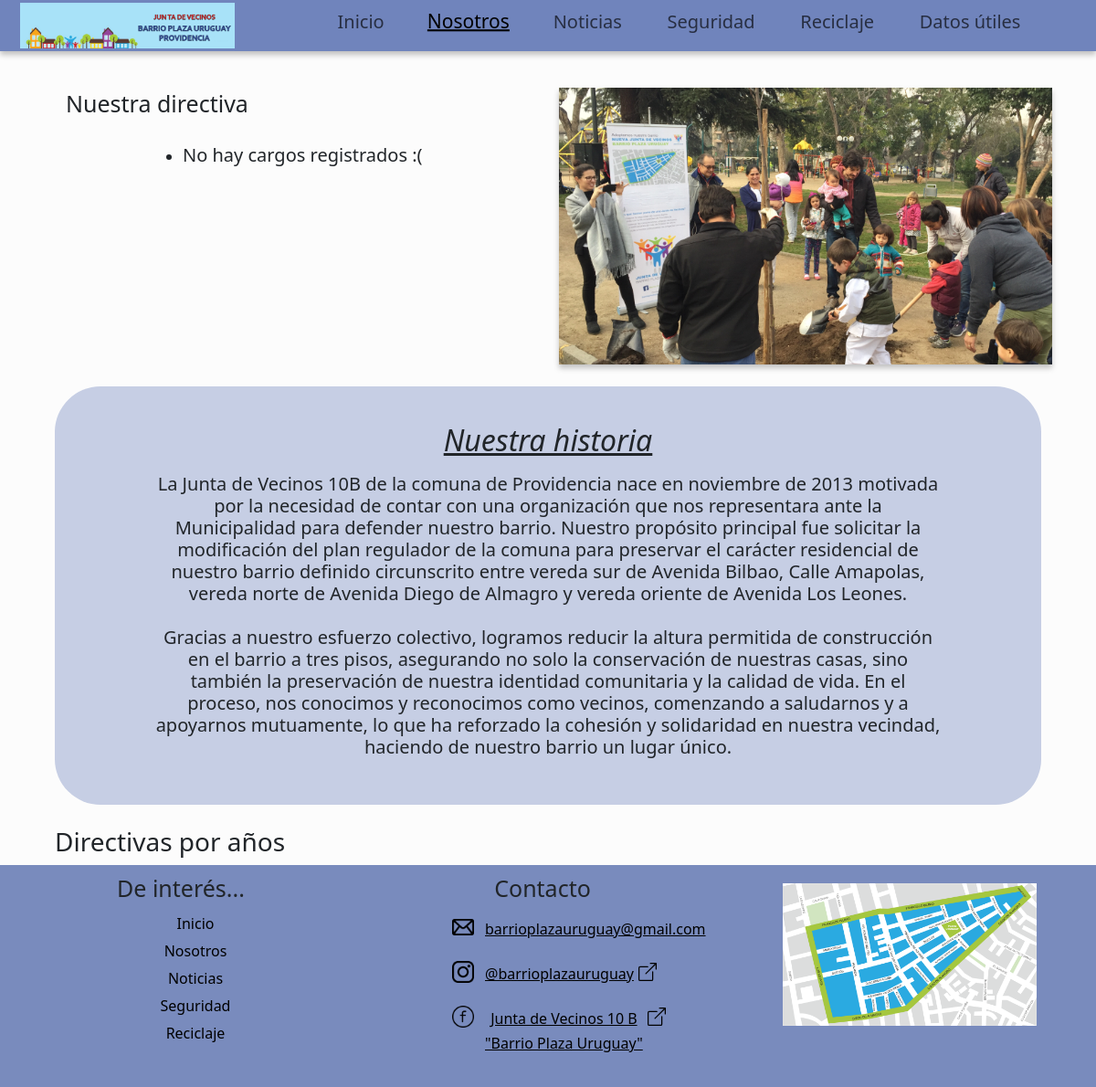
The app's page /nosotros/, older data.
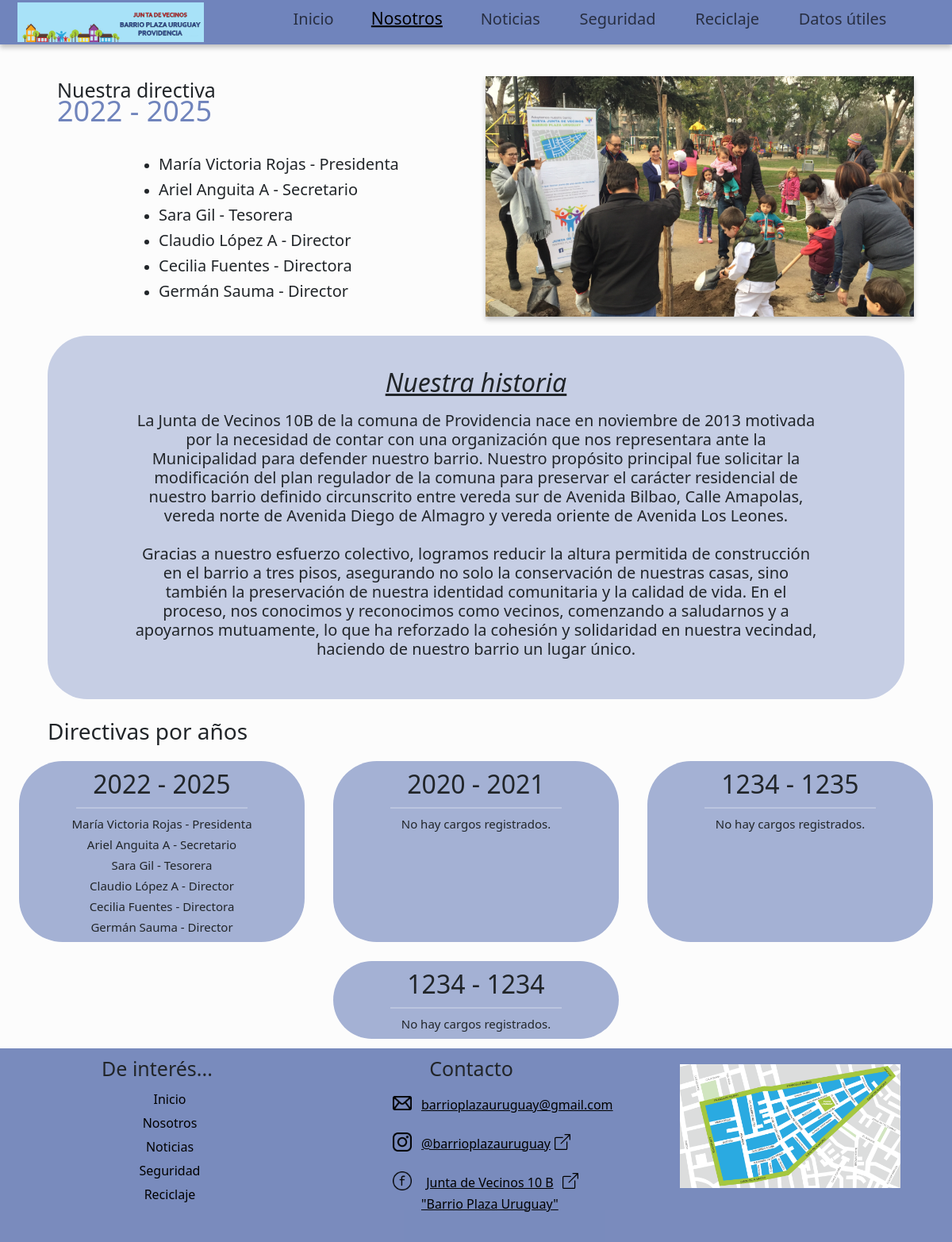
The same page, newer data.
### directivas/models.py (models this page shows, shortened)
class Directivas(models.Model):
    anio_inicio = models.IntegerField()
    anio_fin = models.IntegerField()
    nombre = models.CharField(max_length=50, blank=True, null=True)

class Cargos(models.Model):
    nombre = models.CharField(max_length=100)
    cargo = models.CharField(max_length=100)
    id_directiva = models.ForeignKey(Directivas, on_delete=models.CASCADE)

### directivas/views.py (the view)
# urls.py: path('nosotros/', vd.nosotros),
def nosotros(request):
    max_anio_fin = Directivas.objects.aggregate(Max('anio_fin'))['anio_fin__max']
    directiva_mayor_anio = Directivas.objects.filter(anio_fin=max_anio_fin).first()
    if directiva_mayor_anio:
        cargos_mayor = Cargos.objects.filter(id_directiva=directiva_mayor_anio.id)
    else:
        cargos_mayor = []
    directivas = Directivas.objects.prefetch_related('cargos_set').order_by('-anio_fin')
    return render(request, 'nosotros.html', {
        'directiva_mayor': directiva_mayor_anio,
        'cargos_mayor': cargos_mayor,
        'directivas': directivas,
    })

### directivas/templates/nosotros.html (shortened to what this page needs)
{%extends "index.html"%}
{%load static%}
{%block content%}
    <div class="nosotros">
        <div class="primera-seccion">
            <div class="contentL content">
                <div class="text">
                    <div class="title">
                        <h3> Nuestra directiva </h3>
                        <h2><span class="resaltadoPlaza">{% if directiva_mayor %} {{ directiva_mayor.nombre }} {% endif %}</span></h2>
                    </div>
                    <p class="parrafoEntrada">
                        <div class="directiva-principal">
                            <ul>
                                {% for cargo in cargos_mayor %}
                                <li><h5>{{cargo.nombre}} - {{cargo.cargo}}</h5></li>
                                {% empty %}
                            <li><h5>No hay cargos registrados :(</h5> </li>
                            {% endfor %}
                            </ul>
                        </div>
                    </p>
                </div>
            </div>
            <div class="contentR content">
                <img id="mapa" src="{% static 'img/fotoDirectivas.jpg' %}" alt="mapa">
            </div>
        </div>
        <div class="segunda-seccion">
            <div class="text">
                <div class="title">
                <h2>Nuestra historia</h2>
                </div>
            <div >
                <h5>
                    La Junta de Vecinos 10B de la comuna de Providencia nace en noviembre de 2013 motivada por la necesidad de contar con una organización que nos representara ante la Municipalidad para defender nuestro barrio. Nuestro propósito principal fue solicitar la modificación del plan regulador de la comuna para preservar el carácter residencial de nuestro barrio definido circunscrito entre vereda sur de Avenida Bilbao, Calle Amapolas, vereda norte de Avenida Diego de Almagro y vereda oriente de Avenida Los Leones.
                    <br><br>
                    Gracias a nuestro esfuerzo colectivo, logramos reducir la altura permitida de construcción en el barrio a tres pisos, asegurando no solo la conservación de nuestras casas, sino también la preservación de nuestra identidad comunitaria y la calidad de vida. En el proceso, nos conocimos y reconocimos como vecinos, comenzando a saludarnos y a apoyarnos mutuamente, lo que ha reforzado la cohesión y solidaridad en nuestra vecindad, haciendo de nuestro barrio un lugar único.
                    </h5>
            </div>
            </div>
        </div>
        <div class="tercera-seccion">
            <h3>Directivas por años</h3>
            <div class="container-directivas">
                {% for directiva in directivas %}
                <div class="directiva">
                    <div>
                        <h2>{{ directiva.nombre }}</h2>
                        <hr>
                        {% for cargo in directiva.cargos_set.all %}
                            <h5>{{ cargo.nombre }} - {{ cargo.cargo }}</h5>
                        {% empty %}
                            <h5>No hay cargos registrados.</h5>
                        {% endfor %}
                    </div>
                </div>
                {% endfor %}
            </div>
        </div>
    </div>
{%endblock%}

### Junta10B/templates/index.html (shortened to what this page needs)
{% load static %}
<!DOCTYPE html>
<html lang="en">
<head>
    <link type="text/css" rel="stylesheet" href="{% static 'styles/General.css' %}">
    <link type="text/css" rel="stylesheet" href="{% static 'styles/Inicio.css' %}">
    <link type="text/css" rel="stylesheet" href="{% static 'styles/directivas.css' %}">
    <link type="text/css" rel="stylesheet" href="{% static 'styles/seguridad.css' %}">
    <link type="text/css" rel="stylesheet" href="{% static 'styles/datos_utiles.css' %}">
    <link type="text/css" rel="stylesheet" href="{% static 'styles/reciclaje.css' %}">
    <link type="text/css" rel="stylesheet" href="{% static 'styles/animaciones.css' %}">
    <link href="https://cdn.jsdelivr.net/npm/bootstrap@5.3.3/dist/css/bootstrap.min.css" rel="stylesheet">
</head>
<body style="padding-top: 56px; background-color: #fcfcfc;">
    <div id="cuerpo">
        {% include "NAVBAR.html" %}
        <div class="contenido">
            {%block content%}{%endblock%}
        </div>
        {% include "footer.html" %}
    </div>
</body>
</html>

### Junta10B/templates/NAVBAR.html (shortened to what this page needs)
{% load static %}
<nav class="navbar navbar-expand-lg fixed-top">
    <div class="container-fluid">
        <a class="navbar-brand" href="#">
            <img src="{% static 'img/logo editado.png' %}" alt="" style="height: 50px; margin-left: 10px;">
        </a>
        <div class="collapse navbar-collapse" id="navbarSupportedContent">
            <ul class="navbar-nav ms-auto mb-2 mb-lg-0">
                <li class="nav-item">
                    <a class="nav-link {% if request.path == '/inicio/' %}active{% endif %}" href="/inicio"><h5>Inicio</h5></a>
                </li>
                <li class="nav-item">
                    <a class="nav-link {% if request.path == '/nosotros/' %}active{% endif %}" href="/nosotros"><h5>Nosotros</h5></a>
                </li>
                <li class="nav-item">
                    <a class="nav-link {% if request.path == '/noticias/' %}active{% endif %}" href="/noticias"><h5>Noticias</h5></a>
                </li>
                <li class="nav-item">
                    <a class="nav-link {% if request.path == '/seguridad/' %}active{% endif %}" href="/seguridad"><h5>Seguridad</h5></a>
                </li>
                <li class="nav-item">
                    <a class="nav-link {% if request.path == '/reciclaje/' %}active{% endif %}" href="/reciclaje"><h5>Reciclaje</h5></a>
                </li>
                <li class="nav-item">
                    <a class="nav-link {% if request.path == '/datos-utiles/' %}active{% endif %}" href="/datos-utiles"><h5>Datos útiles</h5></a>
                </li>
            </ul>
        </div>
    </div>
</nav>

### Junta10B/templates/footer.html (shortened to what this page needs)
{% load static %}
<div class="footer-container text-center" id="footer">
    <div>
        <h1>De interés...</h1>
        <ul>
             <li><a href="/inicio">Inicio</a></li>
             <li><a href="/nosotros">Nosotros</a></li>
             <li><a href="">Noticias</a></li>
             <li><a href="">Seguridad</a></li>
             <li><a href="">Reciclaje</a></li>
        </ul>
    </div>
    <div>
        <h1>Contacto</h1>
        <div id="mail" class="contact">
            <a href="mailto:barrioplazauruguay@gmail.com">
                <img src="{% static 'img/mail.png' %}" alt="Mail">
                <h5>barrioplazauruguay@gmail.com</h5>
            </a>
        </div>
        <div id="ig"  class="contact">
            <a href="https://www.instagram.com/barrioplazauruguay/?utm_source=ig_web_button_share_sheet">
                <img src="{% static 'img/IG.png' %}" alt="Instagram">
                <h5>@barrioplazauruguay</h5>
            </a>
        </div>
        <div ig="fb"  class="contact">
            <a href="https://www.facebook.com/juntadevecinosbarrioplazauruguay?locale=es_LA&_rdc=1&_rdr">
                <img src="{% static 'img/FB.png' %}" alt="Facebook">
                <div class="nombreFB">
                    <h5>Junta de Vecinos 10 B </h5>
                    <h5>"Barrio Plaza Uruguay"</h5>
                </div>
            </a>
        </div>
    </div>
    <div>
        <img id="mapa" src="{% static 'img/mapa.png' %}" alt="mapa">
    </div>
</div>

### Junta10B/static/styles/General.css (style rules this page uses)
.contenido { min-height: 90vh; }
#cuerpo .footer-container { display: flex; background-color: #344f9ba6; min-height: 16vw; height: fit-content; }
.footer-container { width: 100%; }
.footer-container div { width: 33%; margin-bottom: 10px; }
.footer-container div h1 { font-size: 25px; margin-top: 10px; }
.footer-container div h5 { margin-top: .4vw; font-size: 16px; }
.footer-container div ul { text-align: center; margin-top: 1vw; align-items: center; list-style: none; }
.footer-container div ul li { margin-bottom: 0.5vw; }
.footer-container div ul a { color: black; font-size: 16px; text-decoration: none; }
.footer-container .contact { margin-top: 1.4vw; margin-left: 25%; width: 100%; }
.footer-container .contact a { display: flex; color: black; }
.footer-container .contact img { height: 2vw; margin-right: 1vw; }
.footer-container .contact a svg { margin-left: 5px; margin-top: 0.5%; }
.footer-container .contact .nombreFB { width: fit-content; }
.footer-container div #mapa { background-color: rgb(255, 255, 255); margin-top: 2.5vh; height: 13vw; margin-left: 1vw; transition: 0.5s; }
.navbar { background-color:#7084bc ; box-shadow: 0 4px 6px rgba(0, 0, 0, 0.24); height: 56px; }
.navbar .active { text-decoration: underline; transform: scale(1.05); }
.navbar ul { margin-right: 5%; align-items: center; }
.navbar ul a { width: 100%; }
.navbar li { padding-left: 1.4vw; padding-right: 1.4vw; height: 100%; }

### Junta10B/static/styles/Inicio.css (style rules this page uses)
.primera-seccion { margin-top: 10vh; display: flex; }
.primera-seccion .content { width: 48%; margin: 0 1% 0 1%; }
.primera-seccion .contentL h2 { font-size: clamp(35px, 3vw, 80px); line-height: 0.8; }
.primera-seccion .text { margin-left: 2vw; text-align: justify; text-justify: inter-word }
.primera-seccion .contentL .text .resaltadoPlaza { color: #7084bc; }
.primera-seccion .contentL h3 { font-size: clamp(25px, 1.5vw, 80px); line-height: 0.4; }
.primera-seccion .contentL .parrafoEntrada { margin-top: 5vh; }
.primera-seccion .contentR img { width: 45vw; box-shadow: 0 4px 6px rgba(0, 0, 0, 0.24); }
.segunda-seccion { margin-top: 2%; margin-left: 5%; background-color: #7084bc64; width: 90%; height: fit-content; text-align: center; border-radius: 50px; }
.segunda-seccion .text { padding-top: 5vh; text-align: center ; width: 80%; margin-left: 10%; padding-bottom: 4%; }
.segunda-seccion .title { text-decoration: underline; font-style: italic; text-align: center ; }
.segunda-seccion h5 { margin-top: 2vh; }
.tercera-seccion { margin-top: 2%; }

### Junta10B/static/styles/directivas.css (style rules this page uses)
.nosotros .primera-seccion { margin-top: 5vh; display: flex; align-content: center; }
.nosotros .primera-seccion .contentL .directiva-principal { margin-left: 8vw; }
.nosotros .primera-seccion .text { margin-left: 5vw; margin-top: 1vw; }
.segunda-seccion h5 { font-weight: 400; }
.tercera-seccion h3 { margin-left: 5%; }
.container-directivas { display: flex; flex-wrap: wrap; justify-content: center; }
.directiva { transition: 500ms; background-color: #7084bca0; border-radius: 55px; width: 30%; margin: 1% 1.5% 1% 1.5%; text-align: center; }
.directiva div { margin: 10px auto; }
.directiva hr { border: 1px solid #ffffff; width: 60%; margin: 10px auto; }
.directiva h5 { font-weight: 400; font-size: 15px; }

Row changes from the older to the newer data that the page shows:
added Directivas: nombre "2022 - 2025"
added Cargos: nombre "María Victoria Rojas", cargo "Presidenta"
added Cargos: nombre "Ariel Anguita A", cargo "Secretario"
added Cargos: nombre "Sara Gil", cargo "Tesorera"
added Cargos: nombre "Claudio López A", cargo "Director"
added Cargos: nombre "Cecilia Fuentes", cargo "Directora"
added Cargos: nombre "Germán Sauma", cargo "Director"
added Directivas: nombre "2020 - 2021"
added Directivas: nombre "1234 - 1235"
added Directivas: nombre "1234 - 1234"
Text that changed along with them:
text no longer shown: "No hay cargos registrados :("
